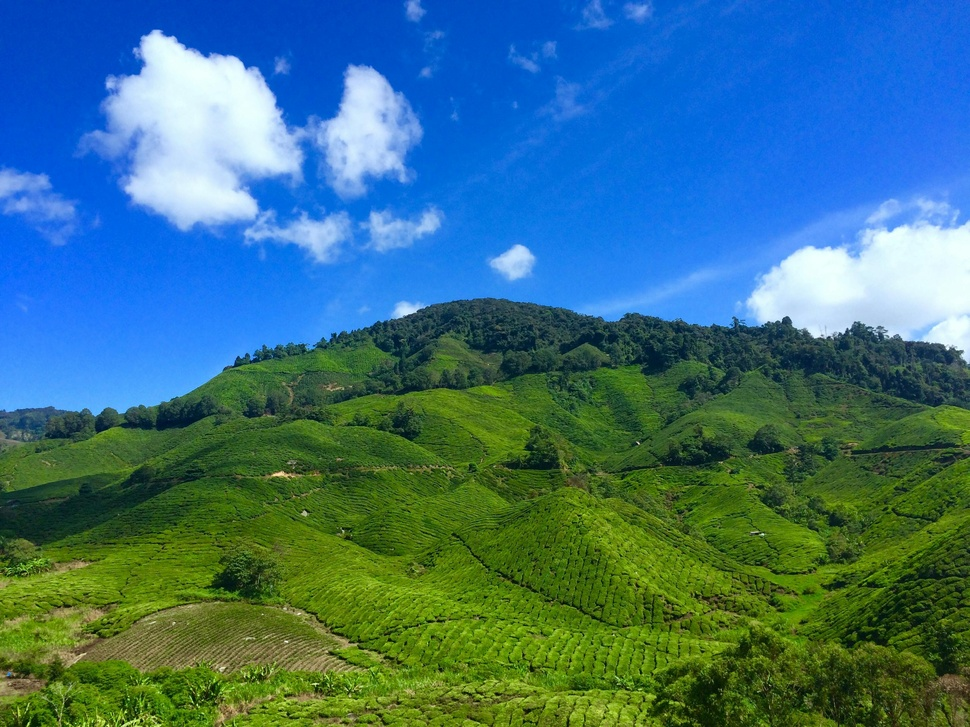
#> input picture pexels-pok-rie-33563-130576.jpg, 970 x 727 px, shrunk from 3264 x 2448 before the run
$ python -i task-2.py   (imports and definitions only)
#> lines starting #> are read from the running program, lines starting #| are printed output that depends on the picture
#pixel manipulation for image encryption

from PIL import Image

def encrypt_image(image_path):
#> called with image_path = 'pexels-pok-rie-33563-130576.jpg'
    img = Image.open(image_path)
#> img is the input picture: PIL image 970x727 RGB; mean R, G, B 60.3, 113.6, 125.8
    width, height = img.size
#> width = 970; height = 727

    for x in range(width):
        for y in range(height):
            pixel = img.getpixel((x, y))
            new_pixel = (pixel[2], pixel[0], pixel[1])
            img.putpixel ((x, y), new_pixel)
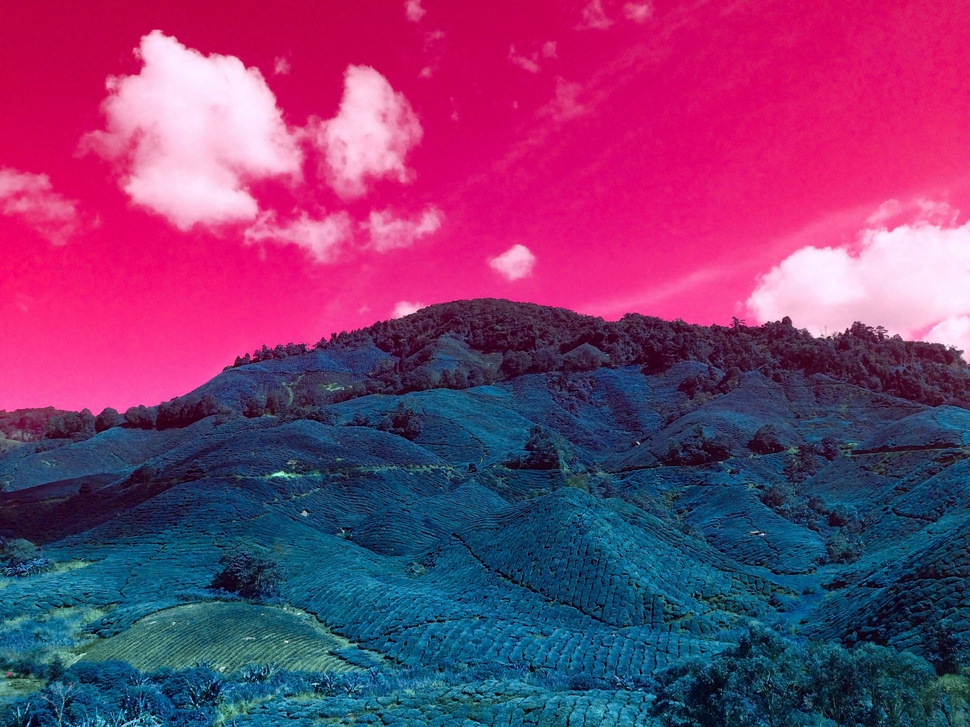
#> img: PIL image 970x727 RGB; mean R, G, B 125.8, 60.3, 113.6

    encrypted_path = image_path.split('.')[0] + '_encrypted.png'
    img.save(encrypted_path)
    print("Image encrypted successfully.")
    return encrypted_path

def decrypt_image(encrypted_image_path):
    img = Image.open(encrypted_image_path)
    width, height = img.size

    for x in range(width):
        for y in range(height):
            pixel = img.getpixel((x, y))
            new_pixel = (pixel[1], pixel[2], pixel[0])
            img.putpixel((x, y), new_pixel)

    decrypted_path = encrypted_image_path.split('_encrypted')[0] + '_decrypted.png'
    img.save(decrypted_path)
    print("Image decrypted successafully.")
    return decrypted_path

def main():
    while True:
        choice = input("Do you want to encrypt or decrypt an image? (e/d): ")
        if choice == "e":
            image_path = input("Enter the path of the image: ")
            encrypted_image_path = encrypt_image(image_path)
            print("Encrypted image saved as: ", encrypted_image_path)
        elif choice == "d":
            encrypted_image_path = input("Enter the path of the encrypted image: ")
            decrypted_image_path = decrypt_image(encrypted_image_path)
        else:
            print("Invalid choice! please enter valid choice.")
            continue

        cont = input("Do you want to continue? (y/n): ")
        if cont != "y":
            break

# [2 lines not run here, left out]

>>> result = encrypt_image('pexels-pok-rie-33563-130576.jpg')
